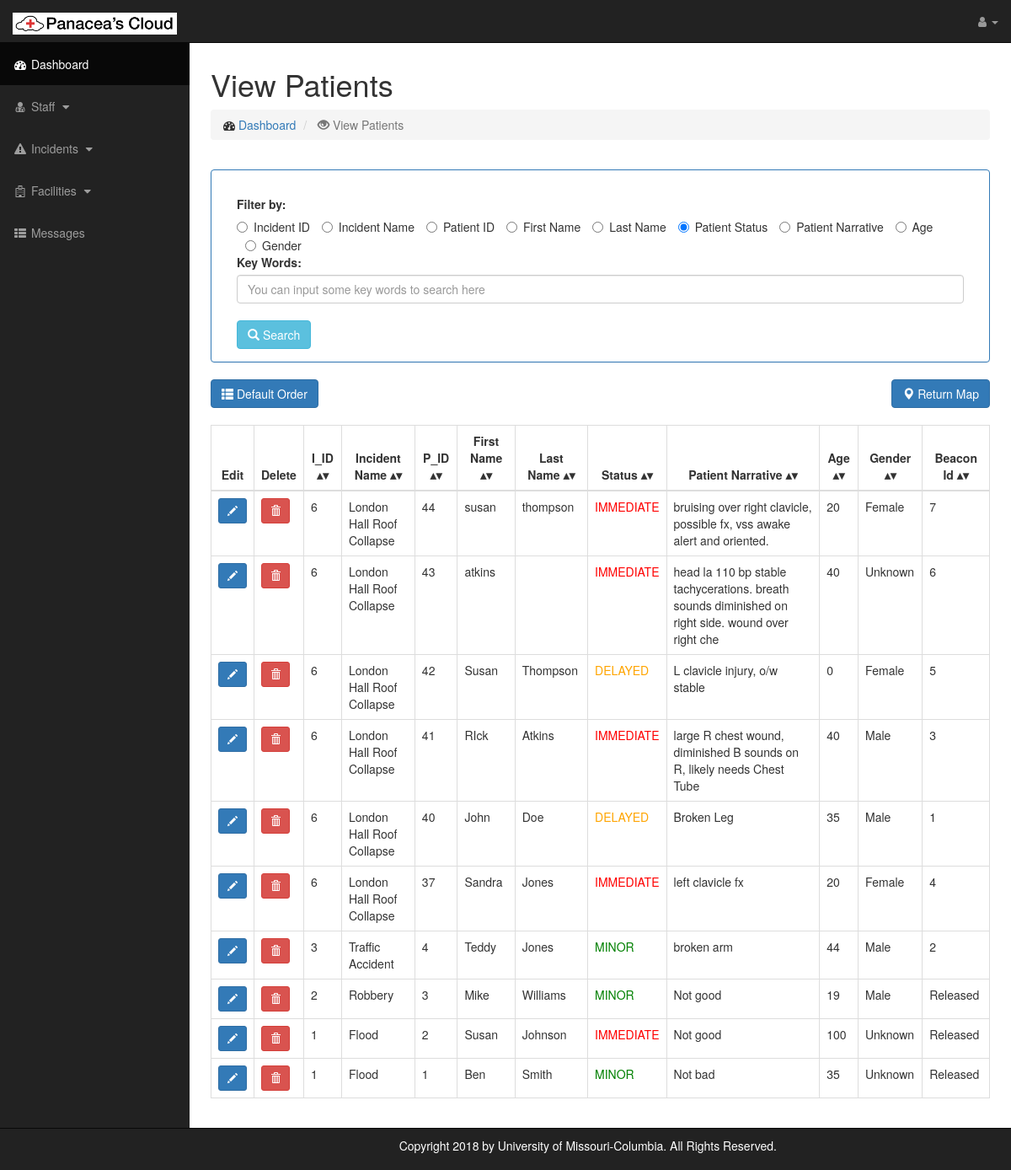
Screenshot of /patientlist.php (signed in) with the database file from the repository.
### tables this page shows
CREATE TABLE `patients` (
  `P_ID` int(11) unsigned NOT NULL AUTO_INCREMENT,
  `I_ID` int(11) DEFAULT NULL,
  `incidentName` varchar(100) DEFAULT NULL,
  `status` varchar(100) DEFAULT NULL,
  `statusImmediate` varchar(11) DEFAULT NULL,
  `pCondition` varchar(100) DEFAULT NULL,
  `pName` varchar(100) DEFAULT NULL,
  `pFirstName` varchar(100) DEFAULT NULL,
  `pLastName` varchar(100) DEFAULT NULL,
  `gender` varchar(10) DEFAULT NULL,
  `age` int(11) DEFAULT NULL,
  `address` varchar(100) DEFAULT NULL,
  `mobile` varchar(100) DEFAULT NULL,
  `Staff_ID` varchar(11) DEFAULT NULL,
  `Beacon_ID` int(11) DEFAULT NULL,
  PRIMARY KEY (`P_ID`)
);

### patientlist.php (the view, shortened to what this page needs)
<!DOCTYPE html>
<html lang="en">
<head>
    <link href="css/bootstrap.min.css" rel="stylesheet">
      <link href="css/sb-admin.css" rel="stylesheet">
      <link href="css/plugins/morris.css" rel="stylesheet">
      <link href="//maxcdn.bootstrapcdn.com/font-awesome/4.3.0/css/font-awesome.min.css" rel="stylesheet">
</head>
<body>
    <div id="wrapper">
        <?php
            require 'navigation.php';
        ?>
        <div id="page-wrapper">
            <div class="container-fluid">
        <div id = "title3">
        <h1>View Patients</h1>
        <ol class="breadcrumb">
            <li>
            <i class="fa fa-dashboard"></i>  <a href="index.php">Dashboard</a>
            </li>
            <li class="active">
            <span class='glyphicon glyphicon-eye-open'></span> View Patients
            </li>
        </ol>
      </div>
  <div class="modal-body">
    <div class="row">
            <div class="panel panel-primary">
                <div class="panel-body">
                  <?php (isset($_POST["search_by"])) ? $query = $_POST["search_by"] : $query='status';?>
                    <form method="POST" action="<?= $_SERVER['PHP_SELF'] ?>">
                      <div class='form-group'>
                      <label class="col-md-2 control-label">Filter by:</label>
                          <div class="col-md-12">
                                <label class='radio-inline'>
                                  <input type='radio' name='search_by' <?php if ($query == 'I_ID' ) echo "checked ='true' "; ?> value='I_ID'>Incident ID
                                </label>
                                <label class='radio-inline'>
                                  <input type='radio' name='search_by' <?php if ($query == 'incidentName' ) echo "checked ='true' "; ?> value='incidentName'>Incident Name
                                </label>
                                <label class='radio-inline'>
                                  <input type='radio' name='search_by' <?php if ($query == 'P_ID' ) echo "checked ='true' "; ?> value='P_ID'>Patient ID
                                </label>
                                <label class='radio-inline'>
                                  <input type='radio' name='search_by' <?php if ($query == 'pName' ) echo "checked ='true' "; ?> value='pFirstName'>First Name
                                </label>
                                <label class='radio-inline'>
                                  <input type='radio' name='search_by' <?php if ($query == 'pName' ) echo "checked ='true' "; ?> value='pFirstName'>Last Name
                                </label>
                                <label class='radio-inline'>
                                  <input type='radio' name='search_by' <?php if ($query == 'status' ) echo "checked ='true' "; ?> value='status'>Patient Status
                                </label>
                                <label class='radio-inline'>
                                  <input type='radio' name='search_by' <?php if ($query == 'pCondition' ) echo "checked ='true' "; ?> value='pCondition'>Patient Narrative
                                </label>
                                <label class='radio-inline'>
                                  <input type='radio' name='search_by' <?php if ($query == 'age' ) echo "checked ='true' "; ?> value='age'>Age
                                </label>
                                <label class='radio-inline'>
                                  <input type='radio' name='search_by' <?php if ($query == 'gender' ) echo "checked ='true' "; ?> value='gender'>Gender
                                </label>
                           </div>
                         </div>
                        <div class='form-group'>
                        <label class="col-md-2 control-label">Key Words:</label>
                          <div class="col-md-12">
                                <input type="text" name="query_string" class = "form-control" placeholder = 'You can input some key words to search here' value='<?php echo $_SESSION['data'];?>' ></br>
                           </div>
                        </div>
                        <div class='form-group'>
                        <div class="col-md-5">
                            <button type="submit" class="btn btn-info" name="submit">
                                    <span class="glyphicon glyphicon-search"></span> Search
                            </button>
                           </div>
                         </div>
                  </form>
                </div>
            </div>
        </div>
        <div class = "row">
          <form method="POST" action="patientlist_refresh.php">
            <button type="submit" class="btn btn-primary" name="defaultOrderSubmit" value= "defaultOrder">
              <span class="glyphicon glyphicon-th-list"></span> Default Order
            </button>
            <button type="submit" class="btn btn-primary" name="returnMapSubmit" value= "returnMapSubmit" style="float: right;">
              <span class="glyphicon glyphicon-map-marker"></span> Return Map
            </button>
          </form>
        </div>
        <div class = "row">
          <div class="con">
            <table class="table table-bordered sortable">
              <thead>
                <tr>
                  <th class="sorttable_nosort">Edit</th>
                  <th class="sorttable_nosort">Delete</th>
                  <th>I_ID</th>
                  <th>Incident Name</th>
                  <th>P_ID</th>
                  <th>First Name</th>
                  <th>Last Name</th>
                  <th>Status</th>
                  <th>Patient Narrative</th>
                  <th>Age</th>
                  <th>Gender</th>
                  <th>Beacon Id</th>
                </tr>
              </thead>
            <tbody>
              <div id = "patientModalUl" style="display: none;" >
                <?php
                  require 'showPatientlistTable.php';
                ?>
              </div>
            </tbody>
            </table>
          </div>
        </div>
           </div>
      </div>
    </div>
  </div>
</body>
</html>

### showPatientlistTable.php (shortened to what this page needs)
<?php
    require 'dbConnection.php';
    $type = htmlspecialchars($_POST['search_by']);
    switch ($type) {
        default:
            $sql = "SELECT * FROM patients ORDER BY P_ID DESC";
            $result = $db->query($sql);
            if(count($result) != 0 ){
              foreach ($result as $row) {
                  $viewPatient = "";
                  $viewPatient .= "<tr><td><button id = 'editPBtn' type='submit' value = '".$row['P_ID']."' class='btn btn-primary btn-sm btn' name='editPatient' data-toggle='modal' data-target='#editP_".$row['P_ID']."'><span class='glyphicon glyphicon-pencil'></span></button></td>";
                  $viewPatient .= "<td><button id = 'removePBtn' type='submit' value = '".$row['P_ID']."'class='btn btn-danger btn-sm' name='removePatient' data-toggle='modal' data-target='#removeP_".$row['P_ID']."'><span class='glyphicon glyphicon-trash'></span></button></td>";
                  $sortKey = "";
                  if ($row['status'] == 'MINOR'){
                    $color = 'green';
                    $sortKey = "2";
                  }else if ($row['status'] == 'DELAYED'){
                    $color = 'yellow';
                    $sortKey = "1";
                  }else if ($row['status'] == 'IMMEDIATE'){
                    $color = 'red';
                    $sortKey = "0";
                  }else if ($row['status'] == 'MORGUE'){
                    $color = 'black';
                    $sortKey = "3";
                  }else{
                    $color = 'blue';
                    $sortKey = "4";
                  }
                  $beacon = "";
                  if($row['Beacon_ID'] == null || $row['Beacon_ID'] == ""){
                    $beacon = "Released";
                  }else{
                    $beacon = $row['Beacon_ID'];
                  }
                  $viewPatient .= "<td>".$row['I_ID']."</td><td>".$row['incidentName']."</td><td>".$row['P_ID']."</td><td>".$row['pFirstName']."</td><td>".$row['pLastName']."</td><td class = '" .$color. "' sorttable_customkey='".$sortKey."'>".$row['status']."</td><td>".$row['pCondition']."</td><td>".$row['age']."</td><td>".$row['gender']."</td><td>".$beacon."</td></tr>";
                  echo $viewPatient;
                }
              }else{
                print "There is no patient.";
              }
    }
?>

### css/sb-admin.css (style rules this page uses)
body { margin-top: 100px; background-color: #222; }
@media (min-width:768px) { body { margin-top: 50px; } }
#wrapper { padding-left: 0; }
#page-wrapper { width: 100%; padding: 0; background-color: #fff; }
@media (min-width:768px) { #wrapper { padding-left: 225px; } }
@media (min-width:768px) { #page-wrapper { padding: 10px; padding-bottom: 50px; } }

### patientlist.php (style rules this page uses)
th { text-align: center; }
.red { color: red; }
.yellow { color: orange; }
.green { color: green; }
table.sortable th:not(.sorttable_sorted):not(.sorttable_sorted_reverse):not(.sorttable_nosort):after { content: " \25B4\25BE" }

### rows the page displays
patients: I_ID "6", incidentName "London Hall Roof Collapse", P_ID "44", pFirstName "susan", pLastName "thompson", status "IMMEDIATE", pCondition "bruising over right clavicle, possible fx, vss awake alert and oriented.", age "20", gender "Female", Beacon_ID "7"
patients: I_ID "6", incidentName "London Hall Roof Collapse", P_ID "43", pFirstName "atkins", status "IMMEDIATE", pCondition "head la 110 bp stable tachycerations. breath sounds diminished on right side. wound over right che", age "40", gender "Unknown", Beacon_ID "6"
patients: I_ID "6", incidentName "London Hall Roof Collapse", P_ID "42", pFirstName "Susan", pLastName "Thompson", status "DELAYED", pCondition "L clavicle injury, o/w stable", age "0", gender "Female", Beacon_ID "5"
patients: I_ID "6", incidentName "London Hall Roof Collapse", P_ID "41", pFirstName "RIck", pLastName "Atkins", status "IMMEDIATE", pCondition "large R chest wound, diminished B sounds on R, likely needs Chest Tube", age "40", gender "Male", Beacon_ID "3"
patients: I_ID "6", incidentName "London Hall Roof Collapse", P_ID "40", pFirstName "John", pLastName "Doe", status "DELAYED", pCondition "Broken Leg", age "35", gender "Male", Beacon_ID "1"
patients: I_ID "6", incidentName "London Hall Roof Collapse", P_ID "37", pFirstName "Sandra", pLastName "Jones", status "IMMEDIATE", pCondition "left clavicle fx", age "20", gender "Female", Beacon_ID "4"
patients: I_ID "3", incidentName "Traffic Accident", P_ID "4", pFirstName "Teddy", pLastName "Jones", status "MINOR", pCondition "broken arm", age "44", gender "Male", Beacon_ID "2"
patients: I_ID "2", incidentName "Robbery", P_ID "3", pFirstName "Mike", pLastName "Williams", status "MINOR", pCondition "Not good", age "19", gender "Male", Beacon_ID "Released"
patients: I_ID "1", incidentName "Flood", P_ID "2", pFirstName "Susan", pLastName "Johnson", status "IMMEDIATE", pCondition "Not good", age "100", gender "Unknown", Beacon_ID "Released"
patients: I_ID "1", incidentName "Flood", P_ID "1", pFirstName "Ben", pLastName "Smith", status "MINOR", pCondition "Not bad", age "35", gender "Unknown", Beacon_ID "Released"
